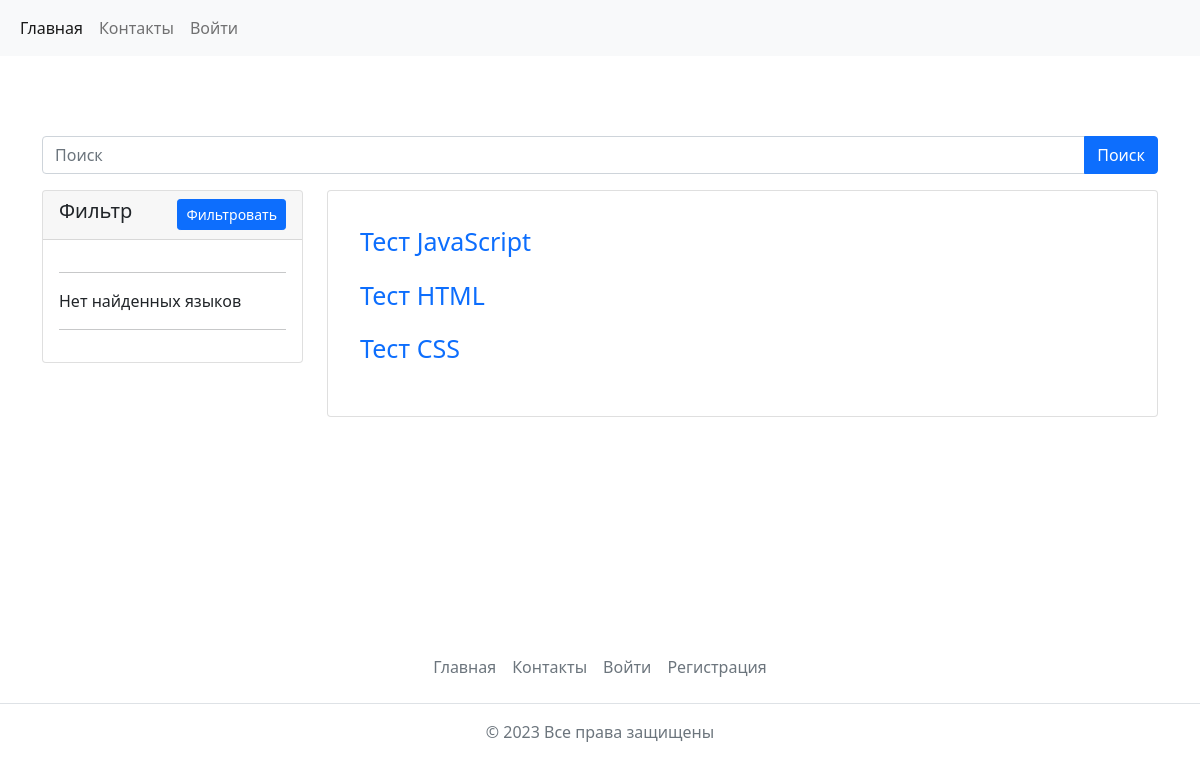
The app's page /admin.php, older data.
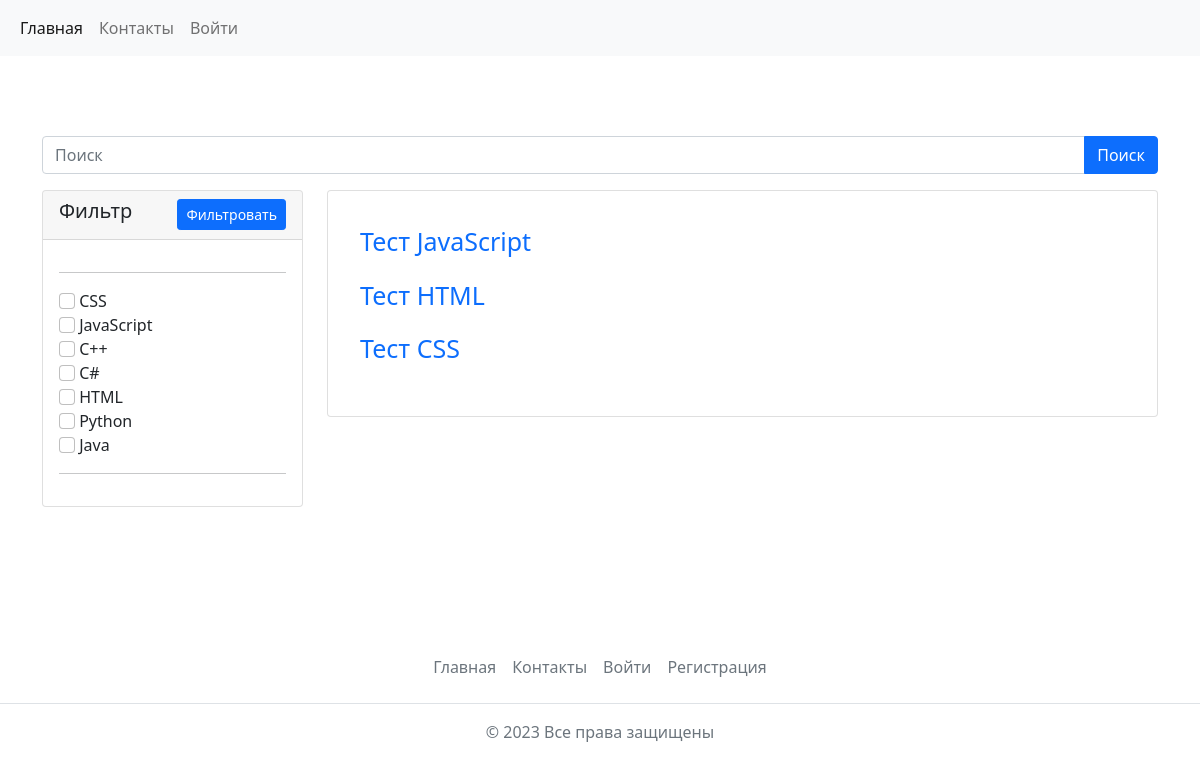
The same page, newer data.
### tables this page shows
CREATE TABLE `tests` (
  `id` int NOT NULL,
  `title` varchar(255) NOT NULL,
  `type_id` int NOT NULL
);

CREATE TABLE `f_type` (
  `id` int NOT NULL,
  `type` varchar(255) NOT NULL
);

### admin.php (the view, shortened to what this page needs)
<?php
    include_once  './function/connect.php';
    $do = trim(strip_tags($_GET['do']));
    if ($do != 'add') {
        $do = 'list';
    }
?>
<!DOCTYPE html>
<html lang="ru">
<head>
    <link href="https://cdn.jsdelivr.net/npm/bootstrap@5.0.2/dist/css/bootstrap.min.css" rel="stylesheet">
    <link rel="stylesheet" href="css/app.css">
</head>
<body>
<div class="wrapper">
    <div class="content">
        <nav class="navbar navbar-expand-lg navbar-light bg-light">
            <div class="container-fluid">
                <div class="collapse navbar-collapse" id="navbarNav">
                <ul class="navbar-nav">
                    <li class="nav-item">
                        <a class="nav-link active" aria-current="page" href="admin.php">Главная</a>
                    </li>
                    <li class="nav-item">
                        <a class="nav-link" href="contact.php">Контакты</a>
                    </li>
                    <li class="nav-item">
                        <a class="nav-link" href="auth.php">Войти</a>
                    </li>
                </ul>
                </div>
            </div>
        </nav>
        <div class="container" style="margin-top: 80px;">
            <div class="row">
                <div class="col-md-12">
                        <form action="search.php" method="GET">
                            <div class="input-group">
                                <input type="search_inp" id="form1" name="search" class="form-control" placeholder="Поиск"  />
                                <button type="submit" class="btn btn-primary">Поиск</button>
                            </div>
                        </form>
                </div>
                <div class="col-md-3">
                    <form action="" method="GET">
                        <div class="card mt-3">
                            <div class="card-header">
                                <h5>Фильтр
                                    <button type="submit" class="btn btn-primary btn-sm float-end">Фильтровать</button>
                                </h5>
                            </div>
                            <div class="card-body">
                                <hr>
                                <?php
                                    $type_query = "SELECT * FROM f_type";
                                    $type_query_run = mysqli_query($connect,$type_query );
                                    if(mysqli_num_rows($type_query_run)>0)
                                    {
                                        foreach($type_query_run as $type)
                                        {
                                            $checked = [];
                                            ?>
                                                <div>
                                                    <input class="form-check-input" type="checkbox" name="type[]" value="<?=$type['id']; ?>"
                                                    <?php if(in_array($type['id'], $checked)) { echo "checked";}?>
                                                    />
                                                    <?= $type['type']; ?>
                                                </div>
                                            <?php
                                        }
                                    }
                                    else
                                    {
                                        echo "Нет найденных языков";
                                    }
                                ?>
                                <hr>
                            </div>
                        </div>
                    </form>
                </div>
                <div class="col-md-9 mt-3">
                    <div class="card ">
                        <div class="card-body row">
                            <?php include_once 'inc/' . $do . '.php'; ?>
                        </div>
                    </div>
                </div>
            </div>
        </div>
    <div class="footer">
        <footer class="py-3 my-4">
            <ul class="nav justify-content-center border-bottom pb-3 mb-3">
                <li class="nav-item"><a href="admin.php" class="nav-link px-2 text-muted">Главная</a></li>
                <li class="nav-item"><a href="contact.php" class="nav-link px-2 text-muted">Контакты</a></li>
                <li class="nav-item"><a href="auth.php" class="nav-link px-2 text-muted">Войти</a></li>
                <li class="nav-item"><a href="register.php" class="nav-link px-2 text-muted">Регистрация</a></li>
            </ul>
            <p class="text-center text-muted">&copy; <?php echo date('Y')?> Все права защищены</p>
        </footer>
    </div>
</div>
</body>
</html>

### inc/list.php
<div class="col-md-8">
        <div class="card-body">
            <?php
                    if(isset($_GET['type']))
                    {
                        $typechecked = [];
                        $typechecked = $_GET['type'];
                        foreach($typechecked as $types){
                            $tests = "SELECT * FROM tests WHERE type_id in ($types)";
                            $tests_run = mysqli_query($connect, $tests);
                            if(mysqli_num_rows($tests_run)>0)
                            {
                                foreach($tests_run as $test):
                                    ?>
                                        <a
                                            href="index.php?id=<?php echo $test['id']; ?>"
                                            style="text-decoration: none; font-size: 25px;"
                                        >
                                        <p><?= $test['title']; ?></p>
                                        </a>
                                    <?php
                                endforeach;
                            }
                        }
                    }
                    else
                    {
                        $tests = "SELECT * FROM tests";
                        $tests_run = mysqli_query($connect, $tests);
                        if(mysqli_num_rows($tests_run)>0)
                        {
                            foreach($tests_run as $test):
                                ?>
                                    <div>
                                        <a
                                            href="index.php?id=<?php echo $test['id']; ?>"
                                            style="text-decoration: none; font-size: 25px;"
                                        >
                                        <p><?= $test['title']; ?></p>
                                        </a>
                                    </div>
                                <?php
                            endforeach;
                        }
                        else
                        {
                            echo "Не найден";
                        }
                    }
                ?>
        </div>
    </div>
</div>

### css/app.css (style rules this page uses)
* { margin: 0; padding: 0; }
html, body { height: 100%; }
.wrapper { display: flex; flex-direction: column; min-height: 100%; }
.content { flex: 1 0 auto; }
.footer { flex: 0 0 auto; }

Row changes from the older to the newer data that the page shows:
added f_type: type "CSS"
added f_type: type "JavaScript"
added f_type: type "C++"
added f_type: type "C#"
added f_type: type "HTML"
added f_type: type "Python"
added f_type: type "Java"
Text that changed along with them:
text no longer shown: "Нет найденных языков"
